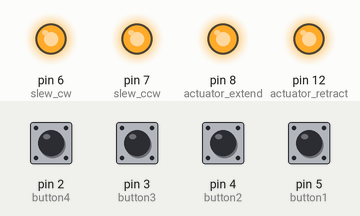
Bench run of a sketch on a simulated Arduino Uno, built with avr-gcc and run on an emulated ATmega328P. Shown: output pins drawn as LEDs (lit = HIGH). The test bench sets the inputs (shaded band); at power-on: pin 2 (button4), pin 3 (button3), pin 4 (button2), pin 5 (button1) LOW.

Above: at 1.2 s.
1.3 s: pin 2 (button4) pulled HIGH for 0.15 s
At 1.37 s:
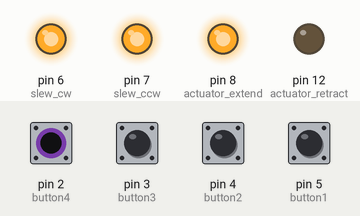
2.9 s: pin 3 (button3) pulled HIGH for 0.15 s
At 2.97 s:
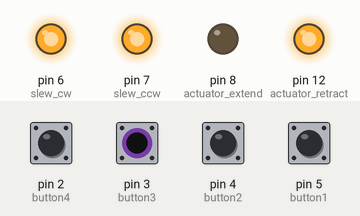
4.5 s: pin 4 (button2) pulled HIGH for 0.15 s
At 4.57 s:
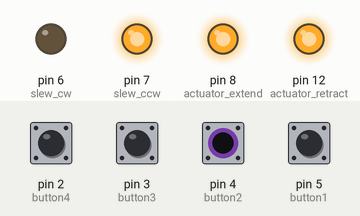
6.1 s: pin 5 (button1) pulled HIGH for 0.15 s
At 6.17 s:
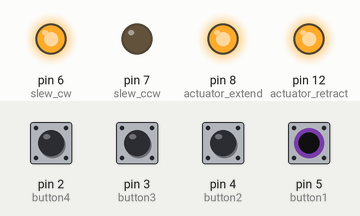
7.7 s: pin 2 (button4) driven HIGH and pin 3 (button3) driven HIGH
At 8.3 s:
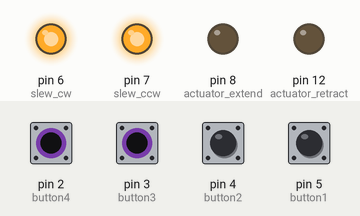
9.2 s: pin 4 (button2) pulled HIGH for 1 s
At 9.5 s:
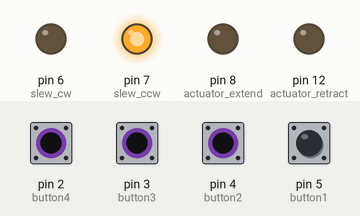
Timing chart, 0 to 12.2 s (numbered marks = the images above; inputs shaded):
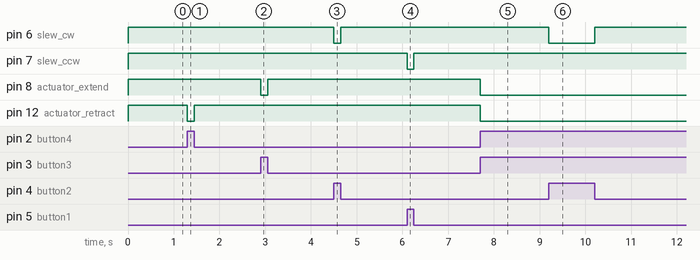

The sketch:

SolarTrackerControl.ino
```cpp
//#define slew_drive
#define actuator_retract 12
#define actuator_extend 8
#define slew_cw 6
#define slew_ccw 7
#define button4 2 //controls actuator retract
#define button3 3 //controls actuator extend
#define button2 4 //controls slew clockwise
#define button1 5 //controls slew counter-clockwise

void setup() {
  // put your setup code here, to run once
  pinMode(actuator_retract, OUTPUT);
  pinMode(actuator_extend, OUTPUT);
  pinMode(slew_ccw, OUTPUT);
  pinMode(slew_cw, OUTPUT);
  digitalWrite(actuator_retract, HIGH);
  digitalWrite(actuator_extend, HIGH);
  digitalWrite(slew_ccw, HIGH);
  digitalWrite(slew_cw, HIGH);
  pinMode(button4, INPUT);
  pinMode(button3, INPUT);
  pinMode(button2, INPUT);
  pinMode(button1, INPUT);
  digitalWrite(button4, LOW);
  digitalWrite(button3, LOW);
  digitalWrite(button2, LOW);
  digitalWrite(button1, LOW);
}

void loop() {
  // put your main code here, to run repeatedly:
  if(digitalRead(button4) == HIGH)
    digitalWrite(actuator_retract, LOW);
  else
    digitalWrite(actuator_retract, HIGH);

  if(digitalRead(button3) == HIGH)
    digitalWrite(actuator_extend, LOW);
  else
    digitalWrite(actuator_extend, HIGH);

  if(digitalRead(button2) == HIGH)
    digitalWrite(slew_cw, LOW);
  else
    digitalWrite(slew_cw, HIGH);

  if(digitalRead(button1) == HIGH)
    digitalWrite(slew_ccw, LOW);
  else
    digitalWrite(slew_ccw, HIGH);
}
```

Measured:
- after the input at 1.3 s, pin 12 (actuator_retract): HIGH → LOW at once, → HIGH 0.15 s later
- after the input at 2.9 s, pin 8 (actuator_extend): HIGH → LOW at once, → HIGH 0.15 s later
- after the input at 4.5 s, pin 6 (slew_cw): HIGH → LOW at once, → HIGH 0.15 s later
- after the input at 6.1 s, pin 7 (slew_ccw): HIGH → LOW at once, → HIGH 0.15 s later
- after the input at 7.7 s, pin 8 (actuator_extend), pin 12 (actuator_retract): HIGH → LOW at once
- after the input at 9.2 s, pin 6 (slew_cw): HIGH → LOW at once, → HIGH 1.0 s later
